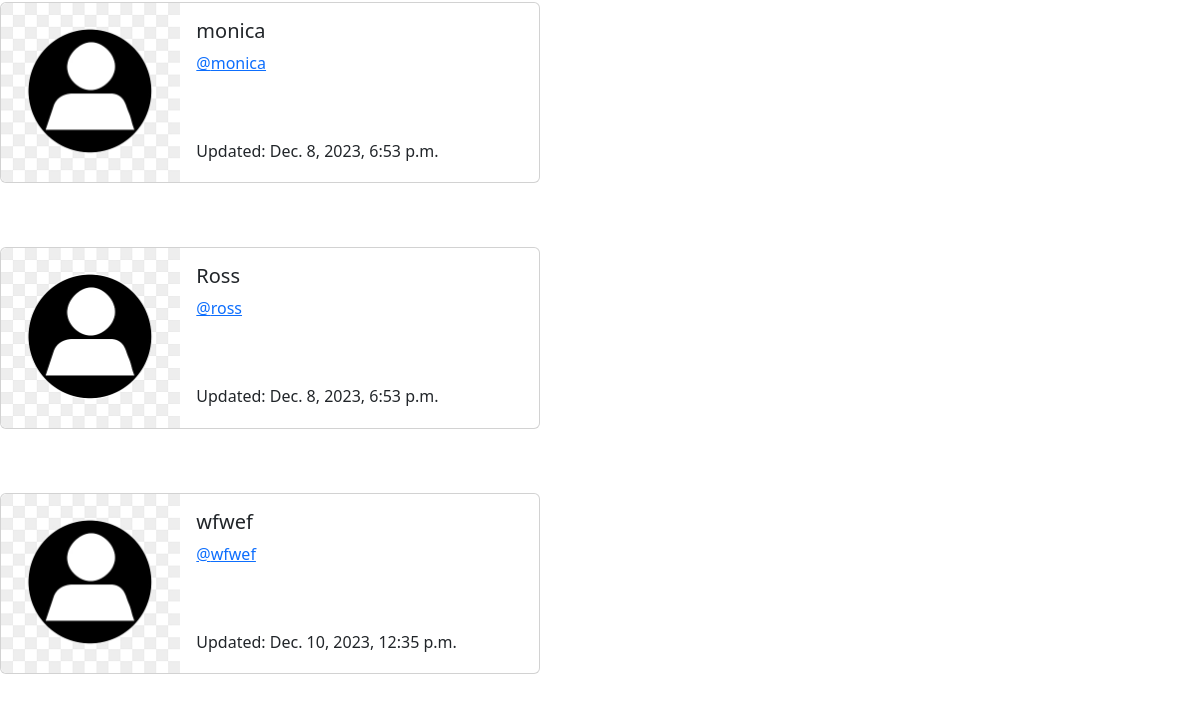
/profile_list/ (signed in, lower part), run on an earlier commit of the app's database.
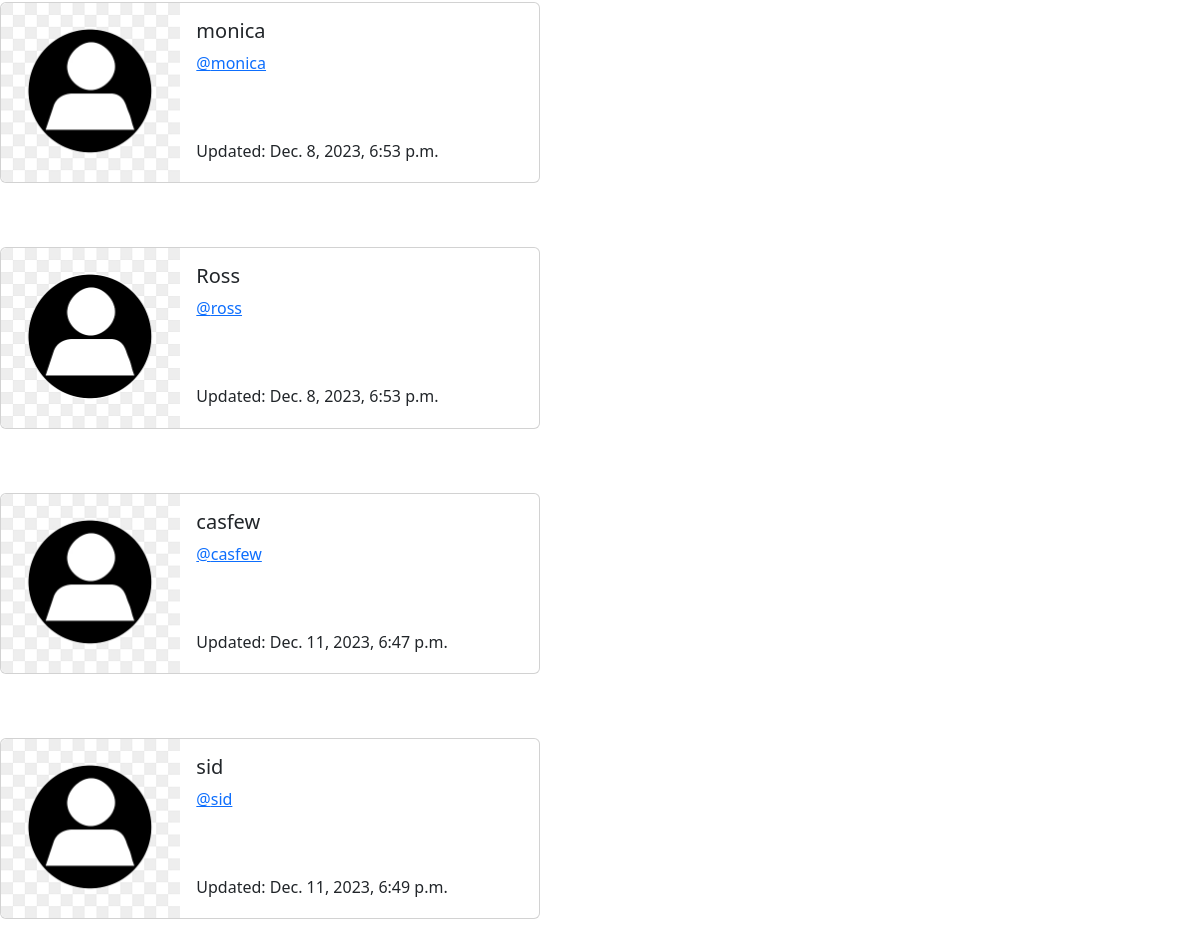
And on a later commit of the database.
### Twitter_app/models.py (models this page shows, shortened)
class Profile(models.Model):
    user = models.OneToOneField(User, on_delete=models.CASCADE)
    follows = models.ManyToManyField('self', related_name='followed_by', symmetrical=False,blank = True)
    date_modified = models.DateTimeField(User, auto_now= True)
    profile_img = models.ImageField(null = True, blank = True, upload_to= "static/img/")

### Twitter_app/views.py (the view)
# urls.py: path('profile_list/', views.profile_list, name = "profile_list"),
def profile_list(request):
    if request.user.is_authenticated:
        profiles = Profile.objects.exclude(user = request.user)
        return render(request, 'profile_list.html', {"profiles": profiles})
    else:
        messages.success(request, "You must be login to view this page")
        return redirect("/")

### templates/profile_list.html (shortened to what this page needs)
{%  extends "base.html" %}
{% load static%}
{%block content %}
<br/>
{% if profiles%}
        {%for profile in profiles%}
        <div class="card mb-3" style="max-width: 540px;">
            <div class="row g-0">
              <div class="col-md-4">
                {% if profile.profile_img %}
                <img src="{{profile.profile_img.url}}" class="img-fluid rounded-start " style="height:150px;width:150px;" alt="profile.user.username">
                {%else%}
                <img src="{% static 'img/pngtree-default-male-avatar-png-image_2811083.jpg' %}" class="img-fluid rounded-start" alt="...">
                {%endif%}
              </div>
              <div class="col-md-8">
                <div class="card-body">
                  <h5 class="card-title">{{ profile.user.username }}</h5>
                  <p class="card-text"><a href= "{%url 'profile' profile.user.id %}">@{{ profile.user.username | lower }} </a></p><br><br>
                  <p class="card-text"><small class="text-body-secondary"></small> Updated: {{ profile.date_modified}}</small></p>
                </div>
              </div>
            </div>
          </div>
          <br><br>
        {% endfor %}
    {% endif %}
    {% endblock %}

What changed in the data, as far as the page shows it:
removed Profile: user.username "wfwef", date_modified "Dec. 10, 2023, 12:35 p.m."
added Profile: user.username "casfew", date_modified "Dec. 11, 2023, 6:47 p.m."
added Profile: user.username "sid", date_modified "Dec. 11, 2023, 6:49 p.m."
